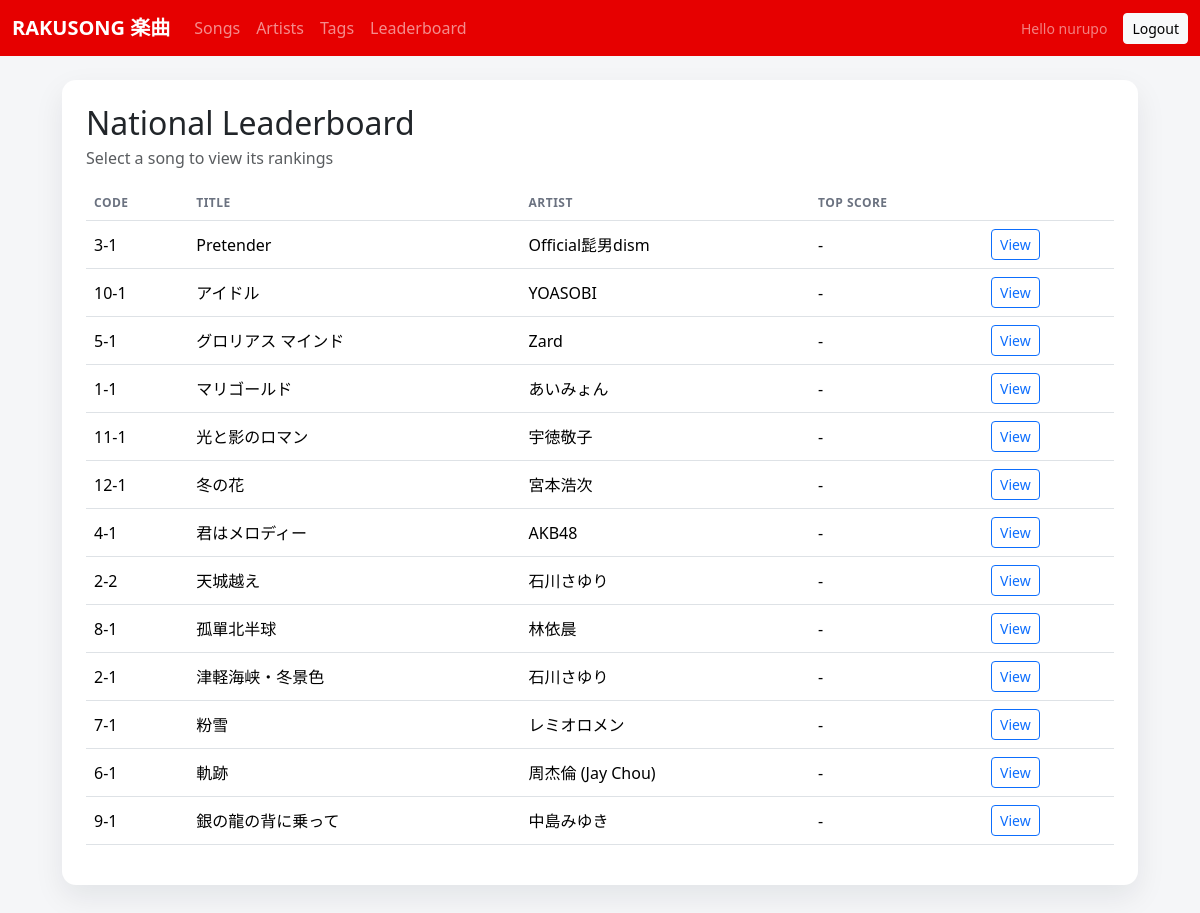
The app's page /ui/leaderboard/ (signed in), older data.
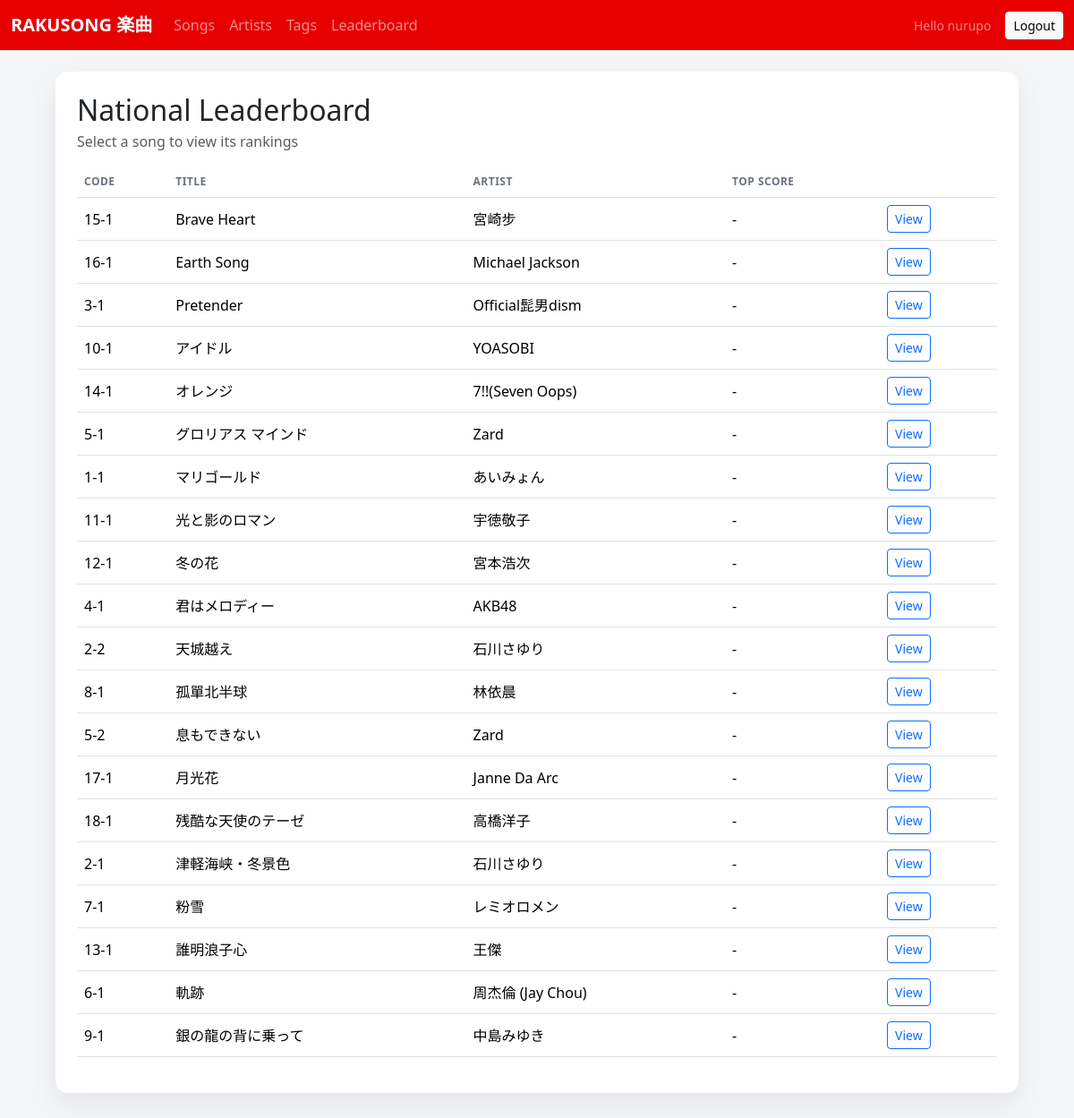
The same page, newer data.
### songs/models.py (models this page shows, shortened)
class Song(models.Model):
    code = models.CharField(max_length=32, unique=True, blank=True)
    title = models.CharField(max_length=255)
    artist = models.CharField(max_length=255, blank=True)
    artist_no = models.PositiveIntegerField(null=True, blank=True)
    song_no = models.PositiveIntegerField(null=True, blank=True)
    language = models.CharField(max_length=32, blank=True, default='jp')
    duration_seconds = models.PositiveIntegerField(null=True, blank=True)
    bpm = models.PositiveIntegerField(null=True, blank=True)
    key = models.CharField(max_length=16, blank=True)
    tags = models.ManyToManyField(Tag, blank=True, related_name='songs')
    midi_file = models.FileField(upload_to=midi_upload_path, blank=True, null=True)
    lrc_file = models.FileField(upload_to=lrc_upload_path, blank=True, null=True)
    cover_image = models.ImageField(upload_to='songs/cover/', blank=True, null=True)
    lrc_offset = models.IntegerField(default=0)
    is_published = models.BooleanField(default=True)
    created_at = models.DateTimeField(auto_now_add=True)
    updated_at = models.DateTimeField(auto_now=True)

### songs/views_ui.py (the view, shortened to what this page needs)
@login_required
def leaderboard_list(request):
    song_code = (request.GET.get('song') or '').strip()
    songs = (
        Song.objects
        .order_by('title')
        .annotate(top_score=Max('scores__score'))
    )
    selected_song = None
    scores = []
    return render(
        request,
        'scores/leaderboard_list.html',
        {
            'songs': songs,
            'selected_song': selected_song,
            'scores': scores,
            'song_code': song_code,
        },
    )

### templates/scores/leaderboard_list.html (shortened to what this page needs)
{% extends "base.html" %}
{% block content %}
  <div class="card p-4 mb-4">
    <div class="d-flex flex-wrap gap-3 justify-content-between align-items-center mb-3">
      <div>
        <h2 class="mb-1">National Leaderboard</h2>
        <div class="text-muted">Select a song to view its rankings</div>
      </div>
    </div>
    <div class="table-responsive">
      <table class="table align-middle">
        <thead>
          <tr>
            <th>Code</th>
            <th>Title</th>
            <th>Artist</th>
            <th>Top Score</th>
            <th></th>
          </tr>
        </thead>
        <tbody>
          {% for song in songs %}
            <tr>
              <td>{{ song.code }}</td>
              <td>{{ song.title }}</td>
              <td>{{ song.artist }}</td>
              <td>{{ song.top_score|default:"-" }}</td>
              <td>
                <a class="btn btn-sm btn-outline-primary" href="?song={{ song.code }}">View</a>
              </td>
            </tr>
          {% empty %}
            <tr>
              <td colspan="5" class="text-muted">No songs found.</td>
            </tr>
          {% endfor %}
        </tbody>
      </table>
    </div>
  </div>
{% endblock %}

### templates/base.html (shortened to what this page needs)
<!DOCTYPE html>
<html lang="en">
  <head>
    <link
      href="https://cdnjs.cloudflare.com/ajax/libs/bootstrap/5.3.8/css/bootstrap.min.css"
      rel="stylesheet"
    />
  </head>
  <body>
    <nav class="navbar navbar-expand-lg navbar-dark" style="background: #e60000;">
      <div class="container-fluid">
        <a class="navbar-brand fw-semibold" href="{% url 'ui_song_list' %}">RAKUSONG 楽曲</a>
        <div class="collapse navbar-collapse" id="mainNav">
          <ul class="navbar-nav me-auto mb-2 mb-lg-0">
            <li class="nav-item"><a class="nav-link" href="{% url 'ui_song_list' %}">Songs</a></li>
            <li class="nav-item"><a class="nav-link" href="{% url 'ui_artist_list' %}">Artists</a></li>
            <li class="nav-item"><a class="nav-link" href="{% url 'ui_tag_list' %}">Tags</a></li>
            <li class="nav-item"><a class="nav-link" href="{% url 'ui_leaderboard' %}">Leaderboard</a></li>
          </ul>
          {% if request.user.is_authenticated %}
            <div class="d-flex align-items-center gap-3">
              <span class="text-white-50 small">Hello {{ request.user.username }}</span>
              <a class="btn btn-light btn-sm" href="{% url 'ui_logout' %}">Logout</a>
            </div>
          {% endif %}
        </div>
      </div>
    </nav>
    <main class="container page-shell py-4">
      {% block content %}{% endblock %}
    </main>
  </body>
</html>

### templates/base.html (style rules this page uses)
:root { color-scheme: light; --bs-primary: #e60000; --bs-primary-rgb: 230, 0, 0; --bs-link-color: #e60000; --bs-link-hover-color: #b30000; }
body { margin: 0; font-family: "Segoe UI", "Helvetica Neue", Arial, sans-serif; background: #f5f6f8; color: #1b1f24; }
.page-shell { max-width: 1100px; }
.card { border-radius: 14px; box-shadow: 0 12px 30px rgba(17, 24, 39, 0.08); border: none; }
.table thead th { color: #6b7280; font-weight: 600; text-transform: uppercase; letter-spacing: 0.04em; font-size: 12px; }

Row changes from the older to the newer data that the page shows:
added Song: code "15-1", title "Brave Heart", artist "宮崎步", top_score "-"
added Song: code "16-1", title "Earth Song", artist "Michael Jackson", top_score "-"
added Song: code "14-1", title "オレンジ", artist "7!!(Seven Oops)", top_score "-"
added Song: code "5-2", title "息もできない", artist "Zard", top_score "-"
added Song: code "17-1", title "月光花", artist "Janne Da Arc", top_score "-"
added Song: code "18-1", title "残酷な天使のテーゼ", artist "高橋洋子", top_score "-"
added Song: code "13-1", title "誰明浪子心", artist "王傑", top_score "-"
